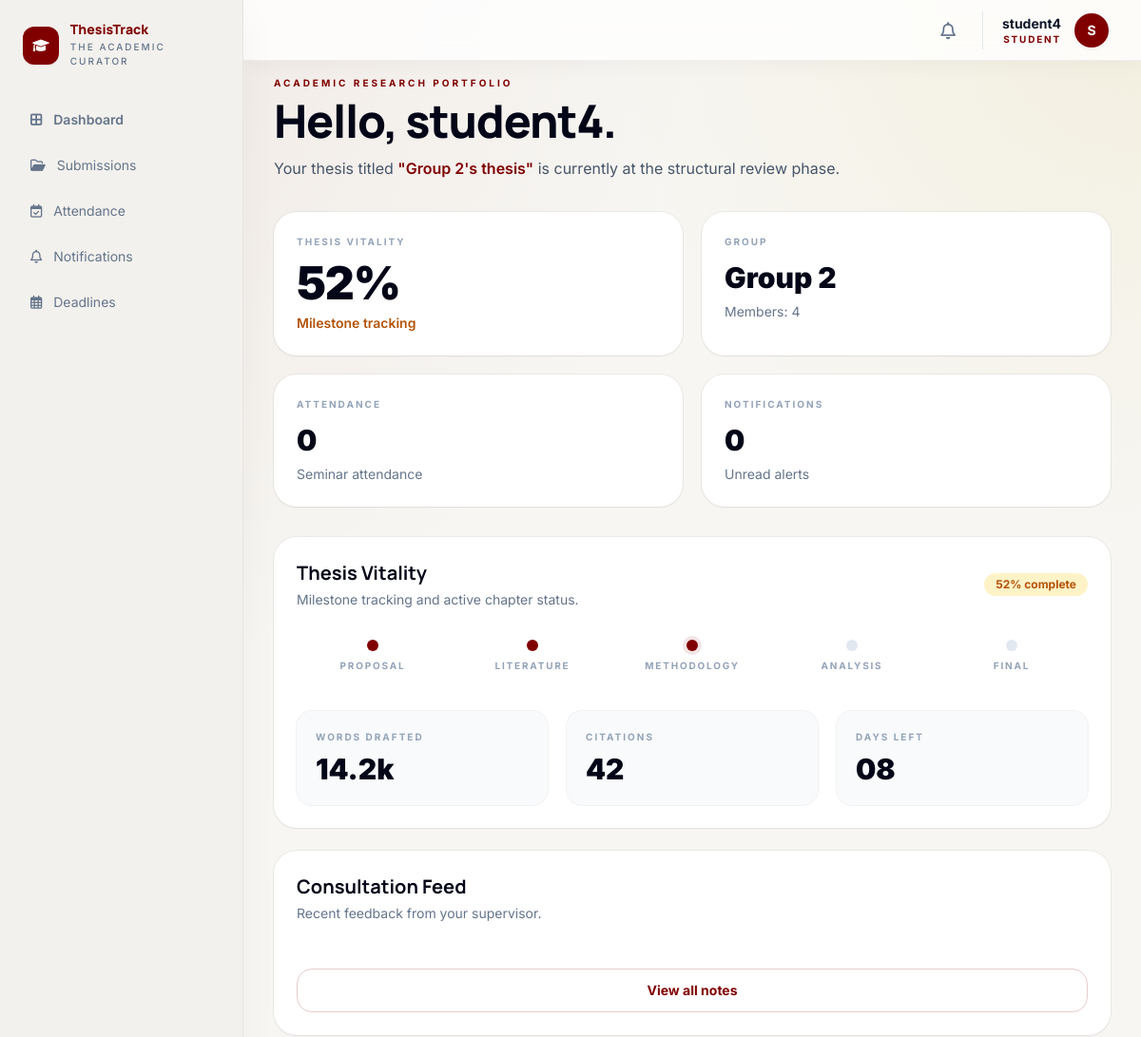
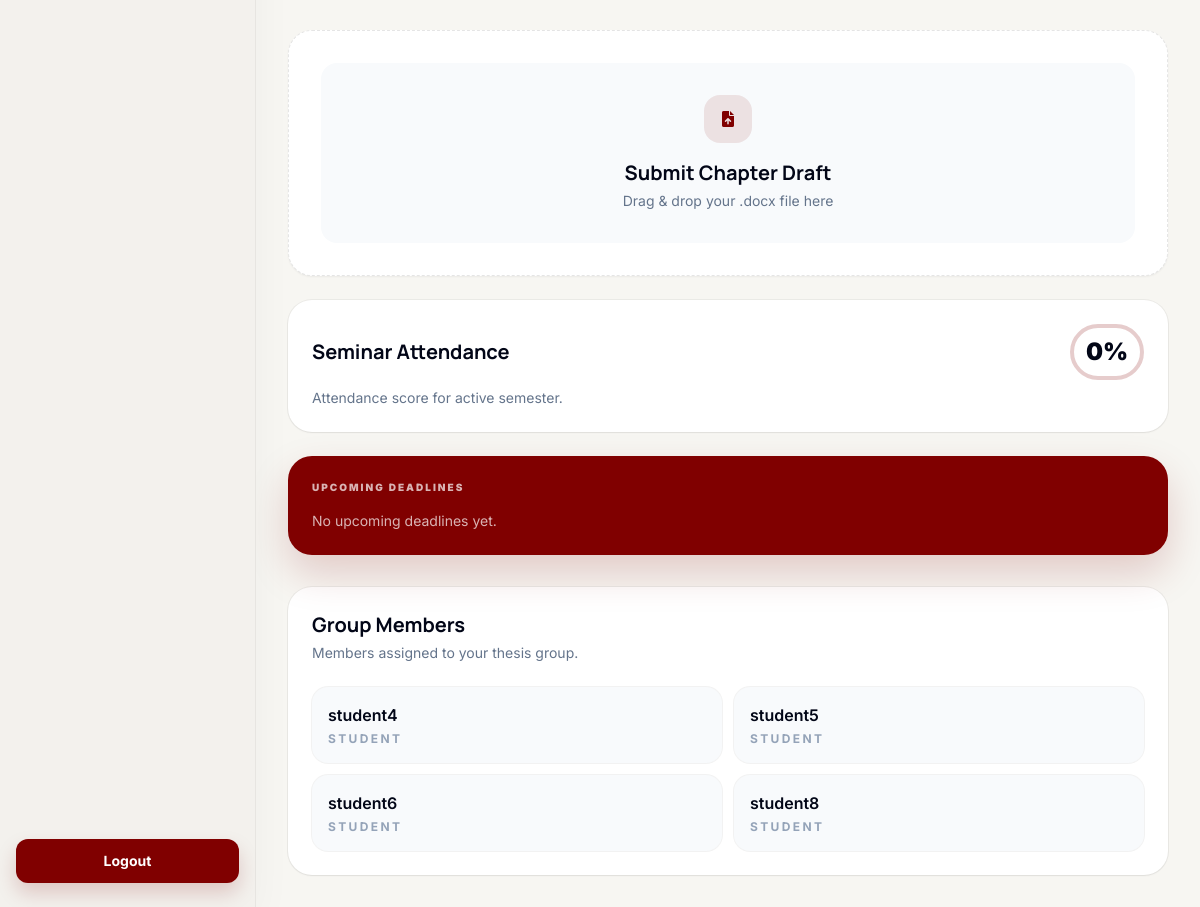
Page /student/ (signed in) on the earlier database version (2 pictures, top to bottom).
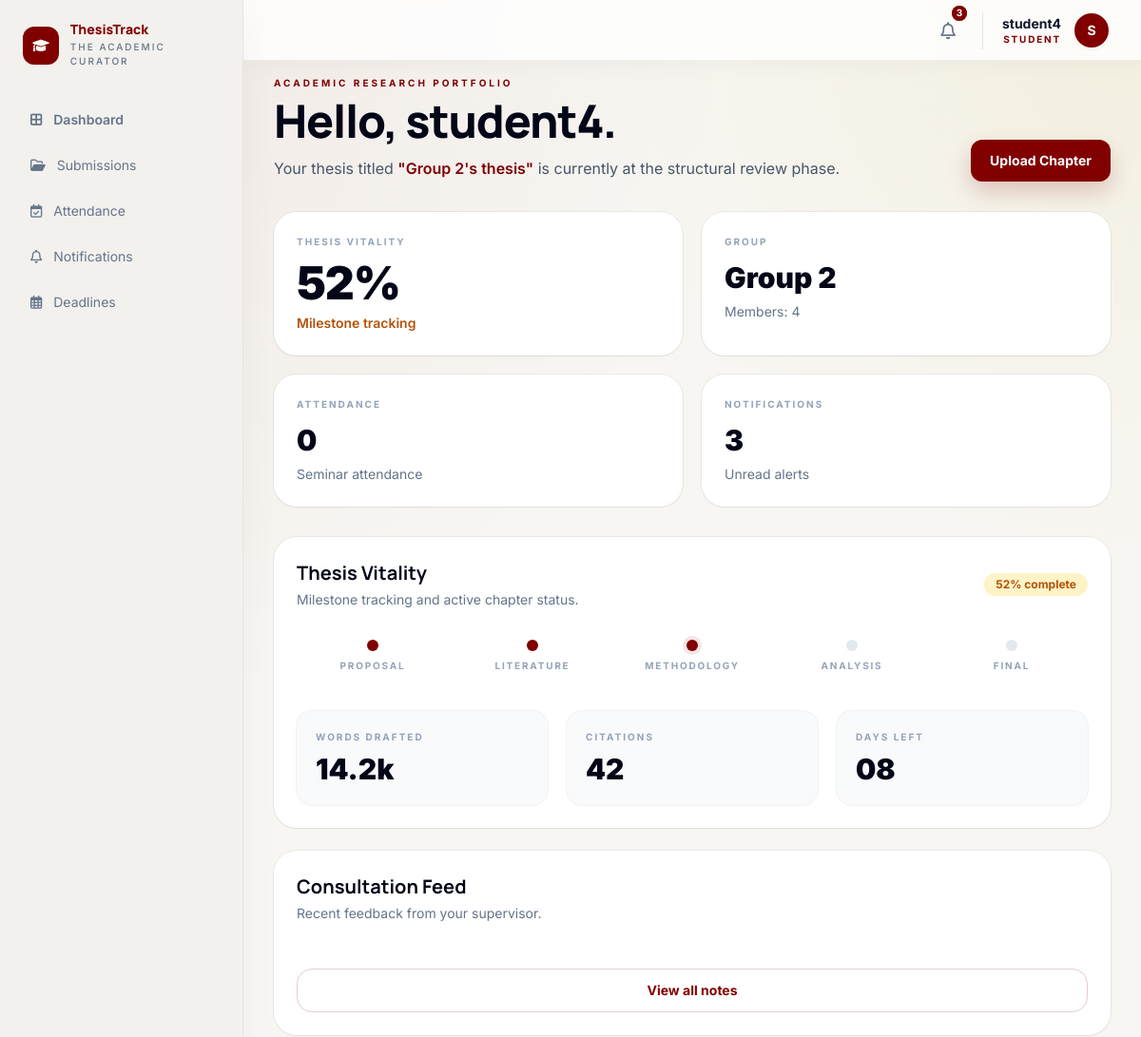
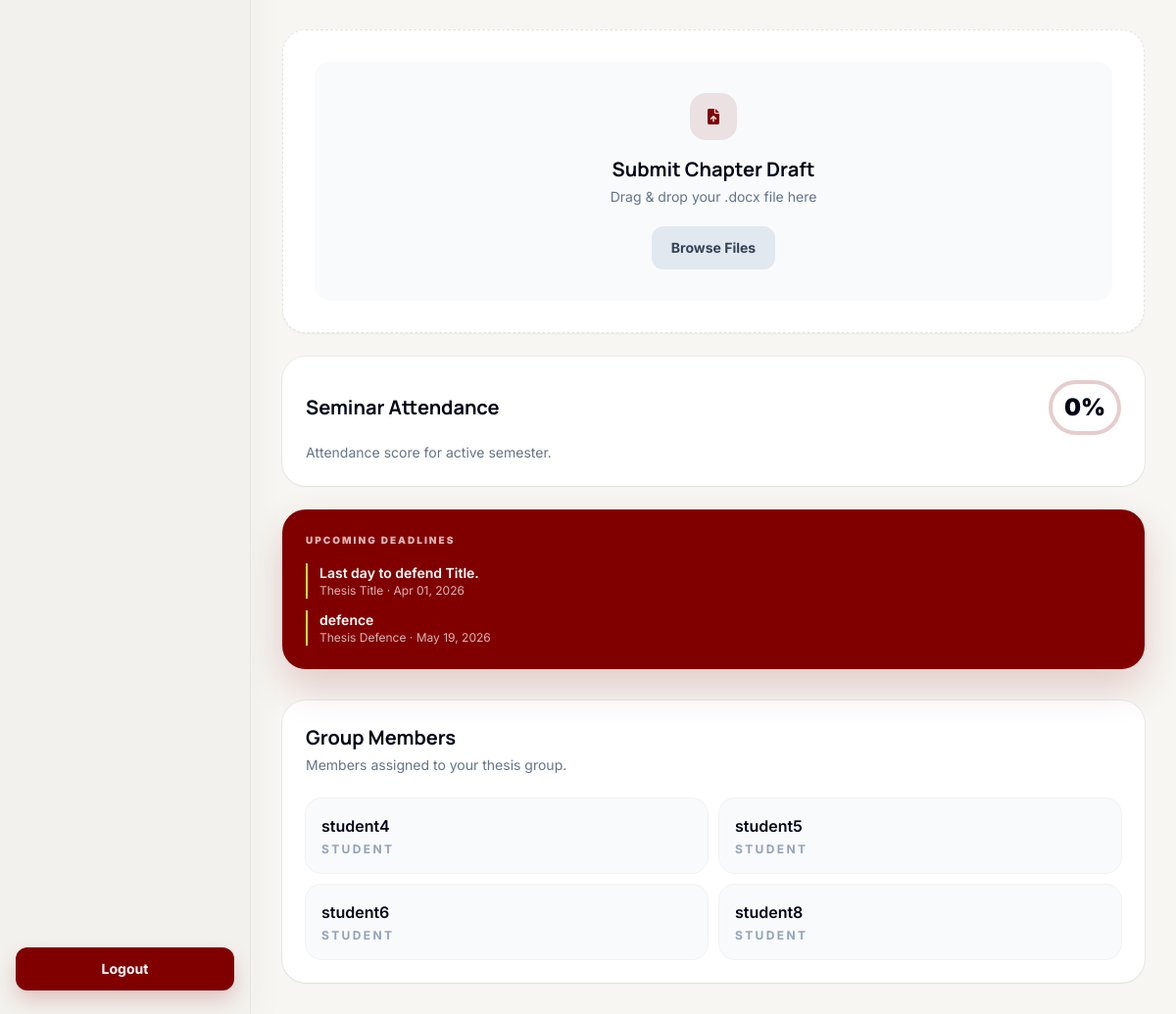
Same page on the later database version (2 pictures, top to bottom).
### accounts/models.py (models this page shows, shortened)
class User(AbstractUser):
	STUDENT = 'STUDENT'
	SUPERVISOR = 'SUPERVISOR'
	ADMIN = 'ADMIN'
	ROLE_CHOICES = [
		(STUDENT, 'Student'),
		(SUPERVISOR, 'Supervisor'),
		(ADMIN, 'Admin'),
	]
	role = models.CharField(max_length=20, choices=ROLE_CHOICES, default=STUDENT)

### dashboard/models.py (models this page shows, shortened)
class ThesisDeadline(models.Model):
	TITLE = 'TITLE'
	CHAPTER = 'CHAPTER'
	REVIEW = 'REVIEW'
	DEFENSE = 'DEFENSE'
	DEADLINE_TYPE_CHOICES = [
		(TITLE, 'Thesis Title'),
		(CHAPTER, 'Chapter'),
		(REVIEW, 'Thesis Review'),
		(DEFENSE, 'Thesis Defence'),
	]
	title = models.CharField(max_length=180)
	deadline_type = models.CharField(max_length=20, choices=DEADLINE_TYPE_CHOICES)
	project = models.ForeignKey(
		'projects.Project',
		on_delete=models.CASCADE,
		related_name='thesis_deadlines',
		null=True,
		blank=True,
	)
	due_date = models.DateField()
	description = models.TextField(blank=True)
	created_by = models.ForeignKey(
		settings.AUTH_USER_MODEL,
		on_delete=models.CASCADE,
		related_name='created_thesis_deadlines',
	)
	created_at = models.DateTimeField(auto_now_add=True)
	updated_at = models.DateTimeField(auto_now=True)
	class Meta:
		ordering = ['due_date', 'title']

### dashboard/views.py (the view)
# urls.py: path('student/', views.student_dashboard, name='student-dashboard'),
@role_required(User.STUDENT)
def student_dashboard(request):
    group = Group.objects.filter(members=request.user).prefetch_related('members').first()
    project = Project.objects.filter(group=group).select_related('supervisor').first() if group else None
    latest_submission = (
        Submission.objects.filter(project=project)
        .select_related('chapter')
        .order_by('-submitted_at')
        .first()
        if project
        else None
    )
    latest_feedback = (
        Feedback.objects.filter(submission=latest_submission)
        .select_related('supervisor')
        .order_by('-created_at')
        .first()
        if latest_submission
        else None
    )
    attendance_count = StudentAttendance.objects.filter(student=request.user, status='PRESENT').count()
    unread_notifications = Notification.objects.filter(user=request.user, is_read=False).count()
    upcoming_deadlines = ThesisDeadline.objects.select_related('project', 'created_by').filter(
        Q(project__group__members=request.user) | Q(project__supervisor=request.user) | Q(project__isnull=True)
    ).order_by('due_date')[:5]
    return render(
        request,
        'dashboard/student_dashboard.html',
        {
            'group': group,
            'project': project,
            'latest_submission': latest_submission,
            'latest_feedback': latest_feedback,
            'attendance_count': attendance_count,
            'unread_notifications': unread_notifications,
            'upcoming_deadlines': upcoming_deadlines,
        },
    )

### core/context_processors.py (called while the page is built)
def unread_notifications_count(request):
    if not request.user.is_authenticated:
        return {'unread_notifications_count': 0}
    count = Notification.objects.filter(user=request.user, is_read=False).count()
    return {'unread_notifications_count': count}

def recent_notifications(request):
    if not request.user.is_authenticated:
        return {'recent_notifications': []}
    notifications = Notification.objects.filter(user=request.user).order_by('-created_at')[:5]
    return {'recent_notifications': notifications}

### projects/models.py (called while the page is built)
	def member_count(self):
		if hasattr(self, '_members_for_validation_cache'):
			return len(getattr(self, '_members_for_validation_cache'))
		if not self.pk:
			return 0
		return self.members.count()

### dashboard/templates/dashboard/student_dashboard.html (shortened to what the changed rows need)
{% extends 'core/base.html' %}
{% block content %}
<div class="mx-auto max-w-7xl space-y-8">
    <section class="flex flex-col gap-5 lg:flex-row lg:items-end lg:justify-between">
        <div class="max-w-3xl">
            <p class="mb-2 text-[10px] font-bold uppercase tracking-[0.3em] text-[#800000]">Academic Research Portfolio</p>
            <h1 class="text-5xl font-black tracking-tight text-slate-950">Hello, {{ user.get_full_name|default:user.username }}.</h1>
            <p class="mt-3 max-w-2xl text-base leading-7 text-slate-600">
                {% if project %}Your thesis titled <span class="font-semibold text-[#800000]">"{{ project.title }}"</span> is currently at the structural review phase.{% else %}Your thesis workspace is ready for your next submission.{% endif %}
            </p>
        </div>
        {% if project and project.title_approved and project.supervisor %}
            <a href="{% url 'projects:submit-document' project.id %}" class="rounded-xl bg-[#800000] px-5 py-3 text-sm font-bold text-white shadow-[0_10px_24px_rgba(128,0,0,0.2)]">
                {% if latest_submission and latest_submission.status == 'REJECTED' %}Upload New Version{% else %}Upload Chapter{% endif %}
            </a>
        {% endif %}
    </section>
    <section class="grid gap-5 md:grid-cols-2 xl:grid-cols-4">
        <div class="rounded-3xl bg-white p-6 shadow-sm ring-1 ring-black/5">
            <p class="text-[10px] font-bold uppercase tracking-[0.2em] text-slate-400">Notifications</p>
            <p class="mt-3 text-3xl font-black text-slate-950">{{ unread_notifications }}</p>
            <p class="mt-2 text-sm text-slate-500">Unread alerts</p>
        </div>
    </section>
    <section class="grid gap-6 xl:grid-cols-[1.5fr_0.85fr]">
        <div class="rounded-3xl bg-white p-6 shadow-sm ring-1 ring-black/5">
            <div class="flex items-center justify-between gap-3">
                <div>
                    <h2 class="text-xl font-bold text-slate-950">Thesis Vitality</h2>
                </div>
            </div>
        </div>
        <div class="rounded-3xl bg-white p-6 shadow-sm ring-1 ring-black/5">
            <div class="flex items-center justify-between gap-3">
                <div>
                    <h2 class="text-xl font-bold text-slate-950">Consultation Feed</h2>
                </div>
            </div>
        </div>
    </section>
    <section class="grid gap-6 xl:grid-cols-[1.15fr_0.85fr]">
        <div class="rounded-3xl border border-dashed border-black/10 bg-white p-8 shadow-sm">
            <div class="flex items-center justify-center rounded-2xl bg-slate-50 px-6 py-8 text-center">
                <div>
                    <div class="mx-auto flex h-12 w-12 items-center justify-center rounded-2xl bg-[#800000]/10 text-[#800000]"><i class="fa-solid fa-file-arrow-up"></i></div>
                    <h3 class="mt-4 text-xl font-bold text-slate-950">Submit Chapter Draft</h3>
                    <p class="mt-1 text-sm text-slate-500">Drag & drop your .docx file here</p>
                    {% if project and project.title_approved and project.supervisor %}
                        <a href="{% url 'projects:submit-document' project.id %}" class="mt-5 inline-flex rounded-xl bg-slate-200 px-5 py-3 text-sm font-bold text-slate-700">Browse Files</a>
                    {% endif %}
                </div>
            </div>
        </div>
        <div class="space-y-6">
            <article class="rounded-3xl bg-white p-6 shadow-sm ring-1 ring-black/5">
                <div class="flex items-center justify-between">
                    <h2 class="text-xl font-bold text-slate-950">Seminar Attendance</h2>
                </div>
            </article>
            <article class="rounded-3xl bg-[#800000] p-6 text-white shadow-[0_18px_40px_rgba(128,0,0,0.18)]">
                <div class="mt-4 space-y-3 text-sm">
                    {% for deadline in upcoming_deadlines %}
                        <div class="border-l-2 border-amber-300 pl-3">
                            <p class="font-semibold">{{ deadline.title }}</p>
                            <p class="text-xs text-white/70">{{ deadline.get_deadline_type_display }} · {{ deadline.due_date|date:'M d, Y' }}</p>
                        </div>
                    {% empty %}
                        <p class="text-sm text-white/70">No upcoming deadlines yet.</p>
                    {% endfor %}
                </div>
            </article>
        </div>
    </section>
    <section class="rounded-3xl bg-white p-6 shadow-sm ring-1 ring-black/5">
        <div class="flex items-center justify-between gap-3">
            <div>
                <h2 class="text-xl font-bold text-slate-950">Group Members</h2>
            </div>
        </div>
        {% if group %}
            <div class="mt-6 grid gap-3 md:grid-cols-2">
                {% for member in group.members.all %}
                    <div class="rounded-2xl bg-slate-50 p-4 ring-1 ring-black/5">
                        <p class="font-semibold text-slate-950">{{ member.get_full_name|default:member.username }}</p>
                        <p class="mt-1 text-xs font-bold uppercase tracking-[0.2em] text-slate-400">{{ member.role }}</p>
                    </div>
                {% endfor %}
            </div>
        {% else %}
            <p class="mt-6 text-sm text-slate-500">You are not in a group yet.</p>
        {% endif %}
    </section>
</div>
{% endblock %}

### core/templates/core/base.html (shortened to what this page needs)
<!DOCTYPE html>
<html lang="en">
<head>
    <script src="https://cdn.tailwindcss.com?plugins=forms,container-queries"></script>
    <link rel="stylesheet" href="https://cdnjs.cloudflare.com/ajax/libs/font-awesome/6.0.0/css/all.min.css">
</head>
<body class="text-slate-900 antialiased">
    <div class="min-h-screen">
        {% if user.is_authenticated %}
            {% include 'core/_sidebar.html' %}
            <header class="fixed top-0 right-0 left-64 z-40 h-16 border-b border-black/5 bg-white/80 glass-nav shadow-[0_4px_24px_rgba(26,28,28,0.04)]">
                <div class="h-full px-8 flex items-center justify-between gap-6">
                    <div class="flex items-center gap-5">
                        <details class="relative group">
                            <summary class="relative flex cursor-pointer items-center justify-center rounded-full p-2 text-slate-500 transition-colors hover:bg-slate-100 hover:text-[#800000]">
                                <i class="fa-regular fa-bell text-lg"></i>
                                {% if unread_notifications_count > 0 %}
                                    <span class="absolute -top-1 -right-1 flex h-4 w-4">
                                        <span class="relative inline-flex h-4 w-4 items-center justify-center rounded-full bg-[#800000] text-[10px] font-bold text-white">
                                            {{ unread_notifications_count }}
                                        </span>
                                    </span>
                                {% endif %}
                            </summary>
                        </details>
                        <div class="flex items-center gap-3 border-l border-slate-200 pl-5">
                            <div class="text-right leading-tight">
                                <p class="text-sm font-bold text-slate-900">{{ user.get_full_name|default:user.username }}</p>
                                <p class="text-[10px] font-bold uppercase tracking-[0.18em] text-[#800000]">{{ user.role }}</p>
                            </div>
                            <div class="flex h-10 w-10 items-center justify-center rounded-full border-2 border-white bg-[#800000] text-sm font-bold text-white shadow-sm">
                                {{ user.username|first|upper }}
                            </div>
                        </div>
                    </div>
                </div>
            </header>
        {% endif %}
        <main class="{% if user.is_authenticated %}ml-64 min-h-screen pt-20 px-8 pb-8{% else %}min-h-screen{% endif %}">
            {% block content %}{% endblock %}
        </main>
    </div>
</body>
</html>

Differences in the rows shown:
changed Project "Group 2's thesis": title_approved False → True (drawn)
added ThesisDeadline: title "Last day to defend Title.", deadline_type "Thesis Title", due_date "Apr 01, 2026"
added ThesisDeadline: title "defence", deadline_type "Thesis Defence", due_date "May 19, 2026"
Other differences:
{{ unread_notifications_count }}: (not shown) → "3"
{{ unread_notifications }}: "0" → "3"
text no longer shown: "No upcoming deadlines yet."
text now shown: "Upload Chapter Browse Files"
